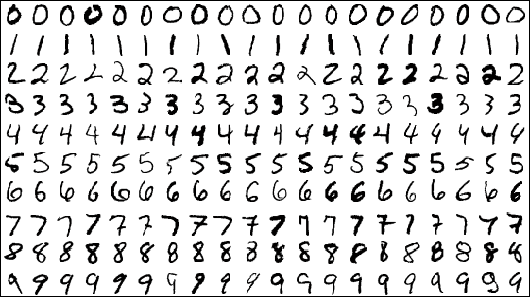
%> input picture digits.png, 530 x 297 px
$ octave --eval "result = processSingle(imread('../digits.png'));"   (GNU Octave 9; MATLAB toolbox functions it lacks are replaced by stand-ins)
%> lines starting %> are read from the running program, lines starting %| are printed output that depends on the picture
### dataPrepAlgos/binarize.m
function B = binarize(image, threshold)
%function B = binarize(image, threshold)
%This function binarizes an image through thresholding
%This function is built as a subfunction of another function. Don't use on
%its own.
%Inputs:
%   -image: An image
%   -threshold: The threshold for binarization
%Output:
%   -B = binarized image

rows = size(image,1);
cols = size(image,2);

%Going through all pixels
for r = 1:rows
    for c = 1:cols
        if image(r,c) > threshold
            image(r,c) = 1;
        else
            image(r,c) = 0;
        end
    end
end

B = image;

### dataPrepAlgos/outline.m
function A = outline(inputImg)
%function A = outline(inputImg)
%This function extracts the outline of the number
%This function is built as a subfunction of another function. Don't use on
%its own.
%Inputs:
%   -inputImg: An input image
%Output:
%   -A:Outline of the image

%Get dimension
rows = size(inputImg, 1);
cols = size(inputImg, 2);

newrow = [];
newcol = [];

%Loop through pixels, get only ones
for r = 1:rows
    for c = 1:cols
        if inputImg(r,c) == 1
            newrow = [newrow r];
            newcol = [newcol c];
        end
    end
end

%Find max and mins
xmin = min(newrow);
xmax = max(newrow);
ymin = min(newcol);
ymax = max(newcol);

%Get outline
A = inputImg(xmin:xmax, ymin:ymax);

### knn/processSingle.m
function A = processSingle(image)
%function A = processSingle(img)
%This function processes a single image, using the same methods as those in
%the dataset processing
%This function is built as a subfunction, not prudent to use on its own
%Inputs:
%   -image: A single input image
%Output:
%   -A: The processed image
cd ../dataPrep

%Convert to gray scale, scale to 0-1, get row and col size
image = rgb2gray(image);
image = double(image)/255;
%> image: size 297x530 double
rows = size(image,1);
%> rows = 297
cols = size(image,2);
%> cols = 530

% "Reverse" image(Turn black to white and white to black)
%This is done because mnist images are formatted like this, so for correct
%classification input images must also be like this
for r = 1:rows
    for c = 1:cols
        if image(r,c) == 0
            image(r,c) = 1;
        elseif image(r,c) == 1
            image(r,c) = 0;
        end
    end
end
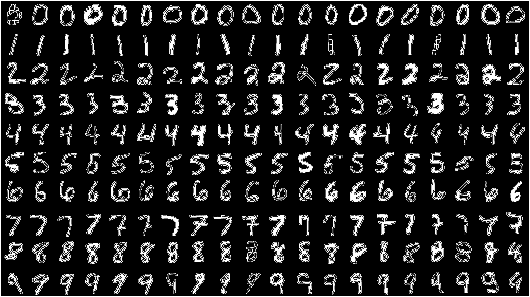
%> image: size 297x530 double; min 0, max 1, mean 0.134

%Resize
image = imresize(image, [28 28]);
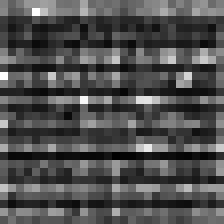
%> image: size 28x28 double (shown 8 times larger); min -0.0026, max 0.432, mean 0.132; drawn with min black and max white
%Binarize image with 0.1 threshold
image = binarize(image, 0.1);
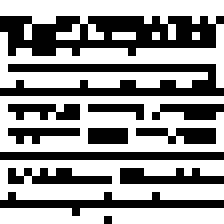
%> image: size 28x28 double (shown 8 times larger); values 0 (black) and 1 (white), 59.4% white; black in thin lines or dots
%Get outline of number
image = outline(image);
%> after the loop in outline, `for r = 1:rows`: newcol = 466 values, max 28 at index 28, min 1 at index 1, mean 14.39; newrow = 466 values from 1 to 28
%> in outline, `xmin = min(newrow);`: xmin = 1
%> in outline, `xmax = max(newrow);`: xmax = 28
%> in outline, `ymin = min(newcol);`: ymin = 1
%> in outline, `ymax = max(newcol);`: ymax = 28
%Resize and rebinarize
image = imresize(image, [28 28]);
image = binarize(image, 0.1);

A = image;
